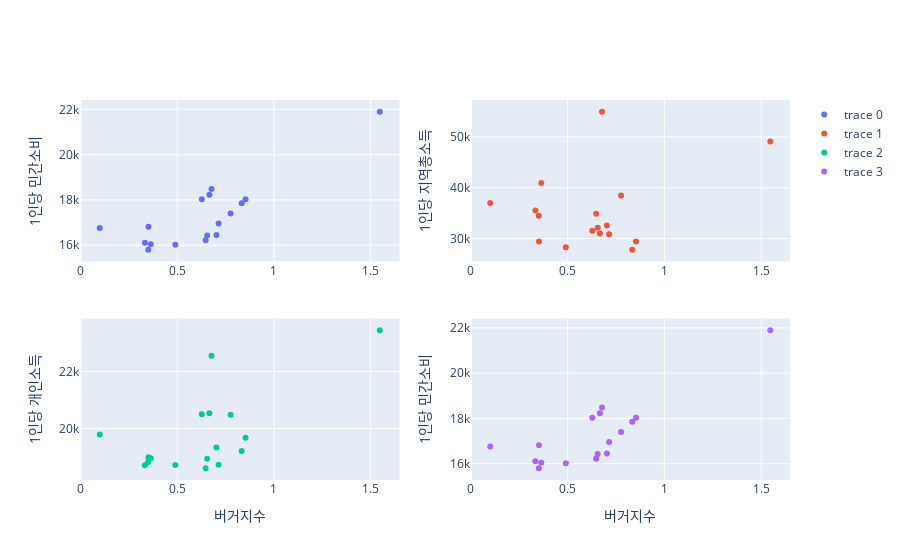

Source (notebook cell):
### Code cell
fig = make_subplots(rows=2, cols=2)
index1 = go.Scatter(x=df_2['버거지수'], y=df_2['1인당 민간소비'],mode='markers')
index2 = go.Scatter(x=df_2['버거지수'], y=df_2['1인당 지역총소득'], mode='markers')
index3 = go.Scatter(x=df_2['버거지수'], y=df_2['1인당 개인소득'], mode='markers')
index4 = go.Scatter(x=df_2['버거지수'], y=df_2['1인당 민간소비'], mode='markers')

fig.add_trace(index1, row=1, col=1)
fig.add_trace(index2, row=1, col=2)
fig.add_trace(index3, row=2, col=1)
fig.add_trace(index4, row=2, col=2)

layout = {
    "yaxis": {"title": "1인당 민간소비"},
    "yaxis2": {"title": "1인당 지역총소득"},
    "xaxis3": {"title": "버거지수"},
    "yaxis3": {"title":"1인당 개인소득"},
    "xaxis4" : {"title":"버거지수"},
    "yaxis4": {"title": "1인당 민간소비"}
}

fig.update_layout(layout)

### Figure 1 — Plotly figure (JSON) as saved in the notebook; plotly's stock layout.template omitted (floating-point values rounded to 4 significant figures)
{"data": [{"mode": "markers", "type": "scatter", "x": [0.3519, 0.776, 0.6552, 0.6471, 0.6667, 0.8333, 0.6275, 0.8537, 1.547, 0.1, 0.6774, 0.7027, 0.3333, 0.4906, 0.7143, 0.3636, 0.3509], "xaxis": "x", "y": [16811, 17399, 16426, 16217, 18231, 17850, 18025, 18030, 21891, 16762, 18482, 16451, 16104, 16022, 16953, 16037, 15802], "yaxis": "y"}, {"mode": "markers", "type": "scatter", "x": [0.3519, 0.776, 0.6552, 0.6471, 0.6667, 0.8333, 0.6275, 0.8537, 1.547, 0.1, 0.6774, 0.7027, 0.3333, 0.4906, 0.7143, 0.3636, 0.3509], "xaxis": "x2", "y": [29392, 38466, 32140, 34873, 30964, 27798, 31548, 29388, 49121, 36983, 54969, 32571, 35532, 28260, 30834, 40953, 34484], "yaxis": "y2"}, {"mode": "markers", "type": "scatter", "x": [0.3519, 0.776, 0.6552, 0.6471, 0.6667, 0.8333, 0.6275, 0.8537, 1.547, 0.1, 0.6774, 0.7027, 0.3333, 0.4906, 0.7143, 0.3636, 0.3509], "xaxis": "x3", "y": [18997, 20482, 18939, 18611, 20532, 19210, 20498, 19680, 23440, 19789, 22550, 19332, 18711, 18725, 18734, 18955, 18823], "yaxis": "y3"}, {"mode": "markers", "type": "scatter", "x": [0.3519, 0.776, 0.6552, 0.6471, 0.6667, 0.8333, 0.6275, 0.8537, 1.547, 0.1, 0.6774, 0.7027, 0.3333, 0.4906, 0.7143, 0.3636, 0.3509], "xaxis": "x4", "y": [16811, 17399, 16426, 16217, 18231, 17850, 18025, 18030, 21891, 16762, 18482, 16451, 16104, 16022, 16953, 16037, 15802], "yaxis": "y4"}], "layout": {"xaxis": {"anchor": "y", "domain": [0, 0.45]}, "xaxis2": {"anchor": "y2", "domain": [0.55, 1]}, "xaxis3": {"anchor": "y3", "domain": [0, 0.45], "title": {"text": "버거지수"}}, "xaxis4": {"anchor": "y4", "domain": [0.55, 1], "title": {"text": "버거지수"}}, "yaxis": {"anchor": "x", "domain": [0.575, 1], "title": {"text": "1인당 민간소비"}}, "yaxis2": {"anchor": "x2", "domain": [0.575, 1], "title": {"text": "1인당 지역총소득"}}, "yaxis3": {"anchor": "x3", "domain": [0, 0.425], "title": {"text": "1인당 개인소득"}}, "yaxis4": {"anchor": "x4", "domain": [0, 0.425], "title": {"text": "1인당 민간소비"}}}}
